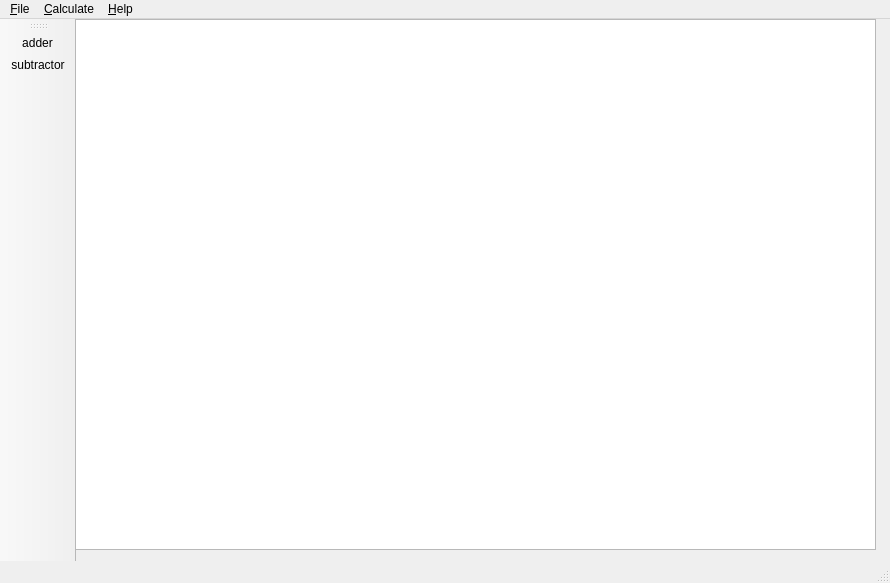
<?xml version="1.0" encoding="UTF-8"?>
<ui version="4.0">
 <class>MainWindow</class>
 <widget class="QMainWindow" name="MainWindow">
  <property name="geometry">
   <rect>
    <x>0</x>
    <y>0</y>
    <width>890</width>
    <height>583</height>
   </rect>
  </property>
  <property name="windowTitle">
   <string>MainWindow</string>
  </property>
  <widget class="QWidget" name="centralWidget">
   <property name="styleSheet">
    <string notr="true"/>
   </property>
   <widget class="QGraphicsView" name="graphicsView">
    <property name="geometry">
     <rect>
      <x>-1</x>
      <y>0</y>
      <width>801</width>
      <height>531</height>
     </rect>
    </property>
    <property name="minimumSize">
     <size>
      <width>0</width>
      <height>531</height>
     </size>
    </property>
    <property name="maximumSize">
     <size>
      <width>801</width>
      <height>531</height>
     </size>
    </property>
   </widget>
  </widget>
  <widget class="QMenuBar" name="menuBar">
   <property name="geometry">
    <rect>
     <x>0</x>
     <y>0</y>
     <width>890</width>
     <height>25</height>
    </rect>
   </property>
   <widget class="QMenu" name="menu_File">
    <property name="title">
     <string>&amp;File</string>
    </property>
    <addaction name="action_Open"/>
    <addaction name="action_Save"/>
   </widget>
   <widget class="QMenu" name="menu_Calculate">
    <property name="title">
     <string>&amp;Calculate</string>
    </property>
   </widget>
   <widget class="QMenu" name="menu_Help">
    <property name="title">
     <string>&amp;Help</string>
    </property>
   </widget>
   <addaction name="menu_File"/>
   <addaction name="menu_Calculate"/>
   <addaction name="menu_Help"/>
  </widget>
  <widget class="QStatusBar" name="statusBar"/>
  <widget class="QToolBar" name="toolBar">
   <property name="windowTitle">
    <string>toolBar</string>
   </property>
   <attribute name="toolBarArea">
    <enum>LeftToolBarArea</enum>
   </attribute>
   <attribute name="toolBarBreak">
    <bool>false</bool>
   </attribute>
   <addaction name="actionadder"/>
   <addaction name="actionsubtractor"/>
  </widget>
  <action name="action_Open">
   <property name="text">
    <string>&amp;Open</string>
   </property>
  </action>
  <action name="action_Save">
   <property name="text">
    <string>&amp;Save</string>
   </property>
  </action>
  <action name="actionadder">
   <property name="text">
    <string>adder</string>
   </property>
  </action>
  <action name="actionsubtractor">
   <property name="text">
    <string>subtractor</string>
   </property>
  </action>
 </widget>
 <layoutdefault spacing="6" margin="11"/>
 <resources/>
 <connections/>
</ui>
